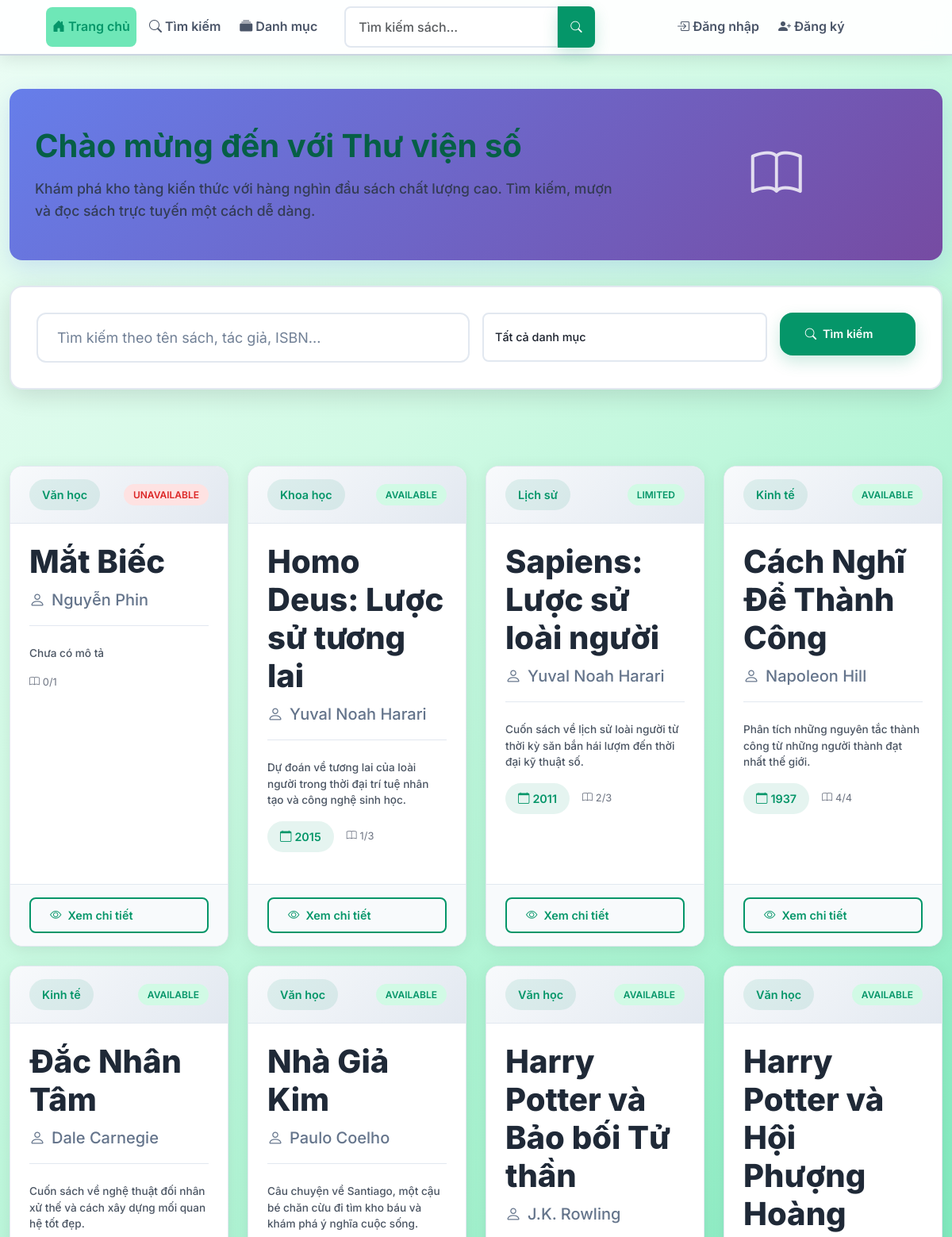
Before: / (upper part) with the older database file.
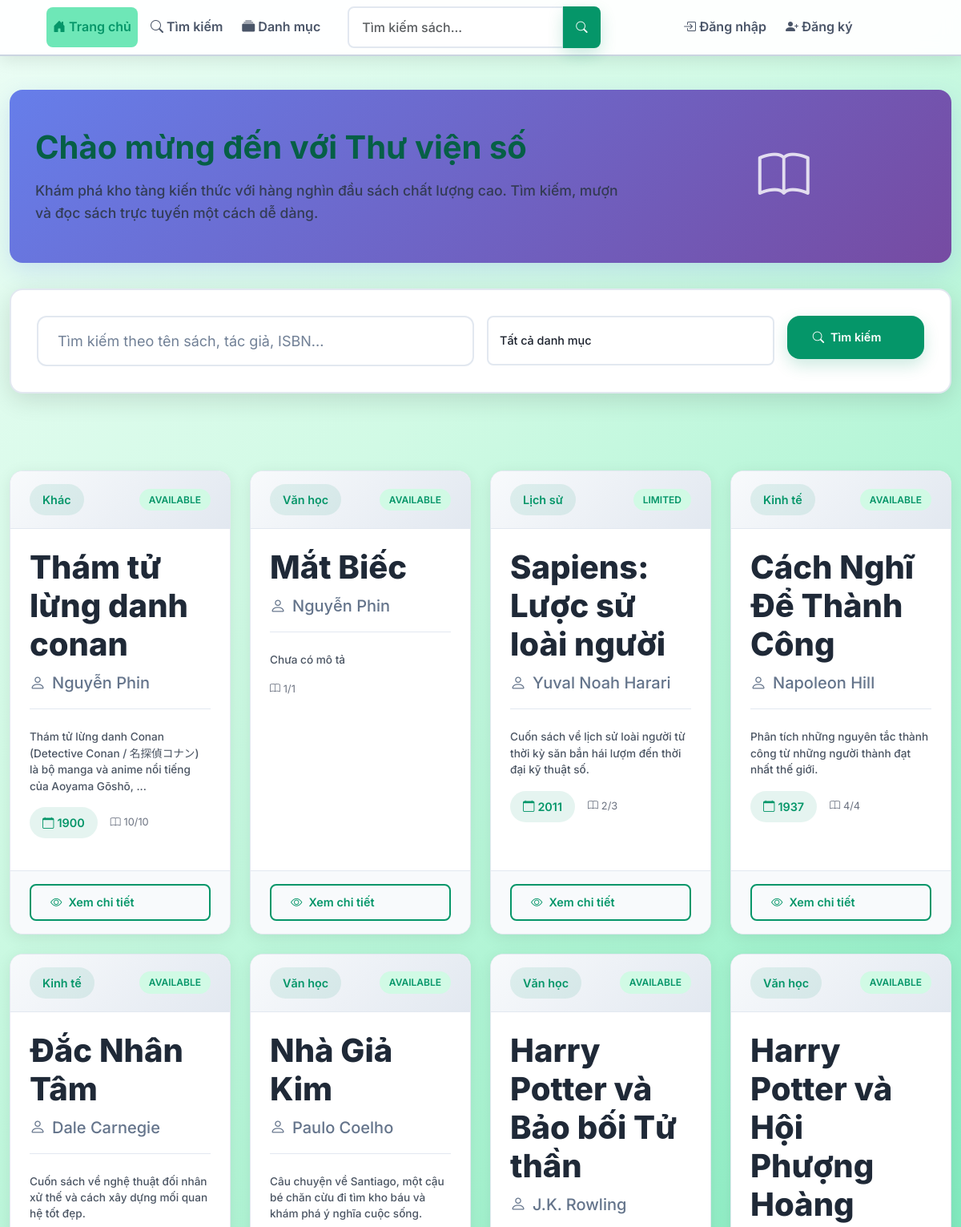
After: the same page with the newer database file.
### app/models/book.py (models this page shows, shortened)
class Book(db.Model):
    __tablename__ = 'books'
    id = db.Column(db.Integer, primary_key=True)
    isbn = db.Column(db.String(20), unique=True, nullable=False)
    title = db.Column(db.String(200), nullable=False)
    author = db.Column(db.String(100), nullable=False)
    publisher = db.Column(db.String(100))
    publication_year = db.Column(db.Integer)
    category = db.Column(db.String(50))
    description = db.Column(db.Text)
    total_copies = db.Column(db.Integer, default=1)
    available_copies = db.Column(db.Integer, default=1)  # Giữ lại để tương thích
    location = db.Column(db.String(100))
    is_active = db.Column(db.Boolean, default=True)
    created_at = db.Column(db.DateTime, default=datetime.utcnow)
    loans = db.relationship('Loan', foreign_keys='Loan.book_id')
    def is_available(self):
        return self.get_available_copies_count() > 0 and self.is_active
    def get_borrowed_copies(self):
        from app.models.loan import Loan
        return Loan.query.filter_by(
            book_id=self.id,
            status='borrowed'
        ).count()
    def get_available_copies_count(self):
        return self.total_copies - self.get_borrowed_copies()
    def get_availability_status(self):
        if not self.is_active:
            return 'inactive'
        available = self.get_available_copies_count()
        if available == 0:
            return 'unavailable'
        elif available < self.total_copies:
            return 'limited'
        else:
            return 'available'

### app/routes/books.py (the view)
@books_bp.route('/')
def index():
    page = request.args.get('page', 1, type=int)
    per_page = 12
    books = Book.query.filter_by(is_active=True).order_by(Book.created_at.desc()).paginate(
        page=page, per_page=per_page, error_out=False
    )
    return render_template('books/index.html', books=books)

### app/templates/books/index.html (shortened to what the changed rows need)
{% extends "base.html" %}
{% block content %}
<div class="row">
    <div class="col-12">
        <div class="hero-section">
            <div class="row align-items-center">
                <div class="col-md-8">
                    <h2 class="hero-title">Chào mừng đến với Thư viện số</h2>
                </div>
            </div>
        </div>
    </div>
</div>
{% if books.items %}
    <div class="row row-cols-1 row-cols-md-2 row-cols-lg-3 row-cols-xl-4 g-4 mb-4">
        {% for book in books.items %}
        <div class="col">
            <div class="book-card">
                <div class="book-card-header">
                    <span class="book-category">{{ book.category or 'Chưa phân loại' }}</span>
                    <span class="book-status {% if book.is_available() %}status-available{% else %}status-unavailable{% endif %}">
                        {{ book.get_availability_status() }}
                    </span>
                </div>
                <div class="book-card-body">
                    <h5 class="book-title">
                        <a href="{{ url_for('books.book_detail', book_id=book.id) }}">
                            {{ book.title }}
                        </a>
                    </h5>
                    <p class="book-author">
                        <i class="bi bi-person"></i> {{ book.author }}
                    </p>
                    <p class="book-description">
                        {{ book.description[:100] + '...' if book.description and book.description|length > 100 else book.description or 'Chưa có mô tả' }}
                    </p>
                    <div class="book-meta">
                        {% if book.publication_year %}
                            <span class="book-year">
                                <i class="bi bi-calendar"></i> {{ book.publication_year }}
                            </span>
                        {% endif %}
                        <span class="book-copies">
                            <i class="bi bi-book"></i> {{ book.available_copies }}/{{ book.total_copies }}
                        </span>
                    </div>
                </div>
                <div class="book-card-footer">
                    <a href="{{ url_for('books.book_detail', book_id=book.id) }}" class="btn btn-outline-primary btn-sm w-100">
                        <i class="bi bi-eye"></i> Xem chi tiết
                    </a>
                </div>
            </div>
        </div>
        {% endfor %}
    </div>
{% endif %}
{% endblock %}

Changed rows visible on the page:
removed Book: category "Khoa học", get_availability_status "AVAILABLE", title "Homo Deus: Lược sử tương lai", author "Yuval Noah Harari", description "Dự đoán về tương lai của loài người trong thời đại trí tuệ nhân tạo và công nghệ sinh học.", publication_year "2015", available_copies "1", total_copies "3"
added Book: category "Khác", get_availability_status "AVAILABLE", title "Thám tử lừng danh conan", author "Nguyễn Phin", description "Thám tử lừng danh Conan (Detective Conan / 名探偵コナン) là bộ manga và anime nổi tiếng của Aoyama Gōshō, ...", publication_year "1900", available_copies "10", total_copies "10"
changed Book "Mắt Biếc": get_availability_status "UNAVAILABLE" → "AVAILABLE"; available_copies "0" → "1"
